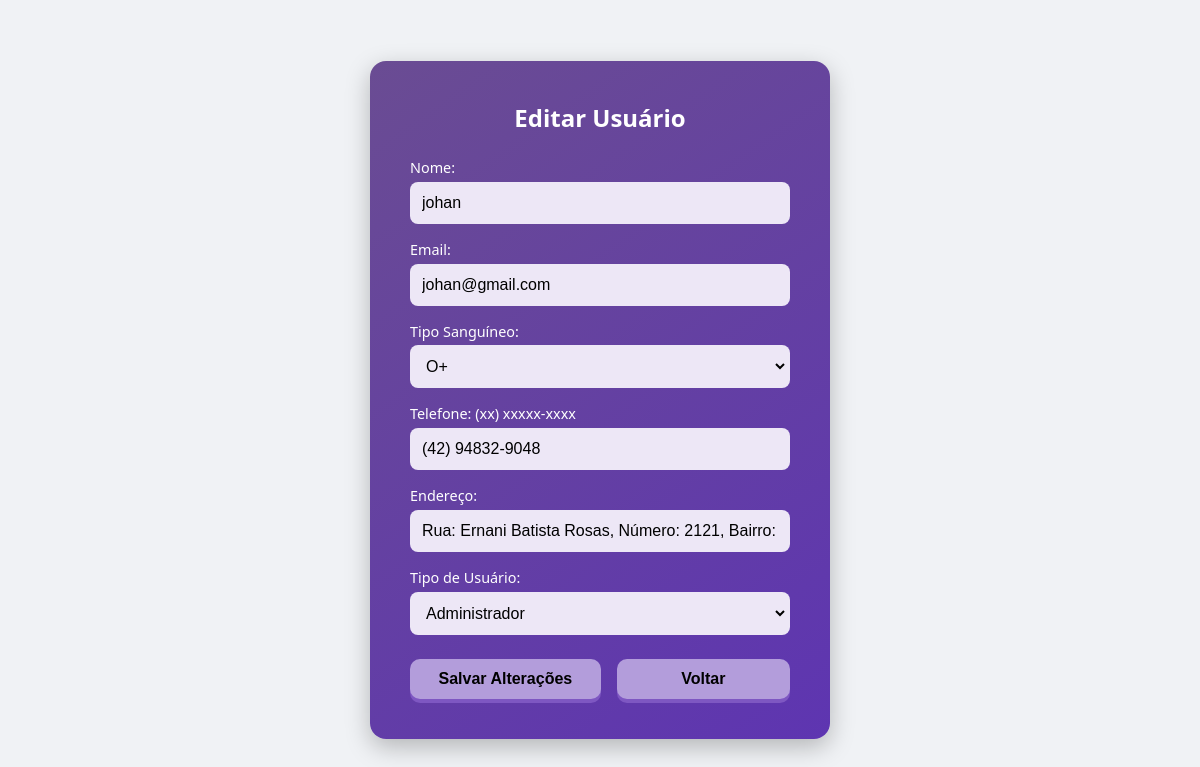
Before: /views/editar-usuario.view.php?email=johan@gmail.com (signed in) with the older database file.
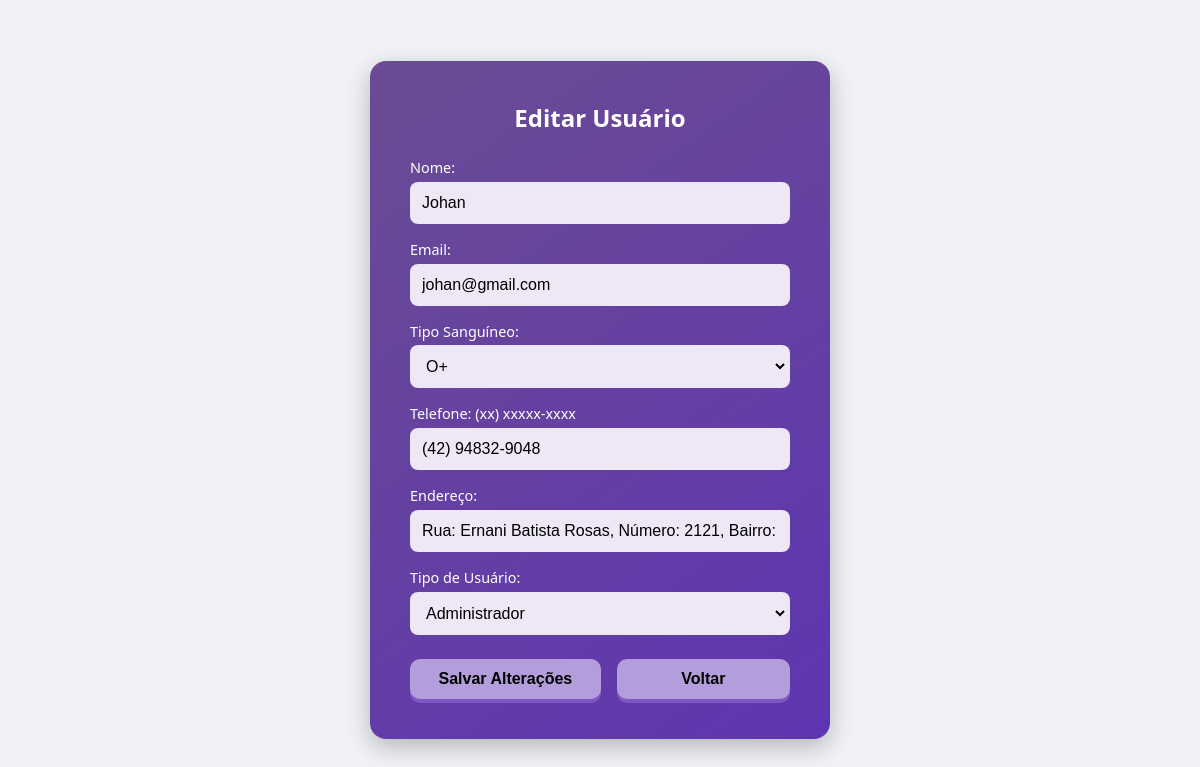
After: the same page with the newer database file.
### tables this page shows
CREATE TABLE `usuario` (
  `email` varchar(100) NOT NULL,
  `nome` varchar(100) NOT NULL,
  `senha` varchar(255) NOT NULL,
  `telefone` varchar(20) NOT NULL,
  `endereco` text NOT NULL,
  `tipo_sanguineo` varchar(5) NOT NULL,
  `alergias` varchar(255) DEFAULT NULL,
  `tipo_usuario` tinyint(4) DEFAULT 0,
  `criado_em` timestamp NOT NULL DEFAULT current_timestamp()
);

### models/usuario.model.php (called while the page is built, shortened)
<?php
class UsuarioModel
{
    public static function conectar()
    {
        $conn = new mysqli('localhost', 'root', '', 'doacao_sangue');
        $conn->set_charset("utf8mb4");
        return $conn;
    }
    public static function buscarUsuarioPorEmail($email)
    {
        $conn = self::conectar();
        $stmt = $conn->prepare("SELECT nome, email, tipo_sanguineo, telefone, endereco, tipo_usuario FROM usuario WHERE email = ?");
        $stmt->bind_param('s', $email);
        $stmt->execute();
        $result = $stmt->get_result();
        $usuario = $result->fetch_assoc();
        return $usuario;
    }
}

### views/editar-usuario.view.php (the view, shortened to what this page needs)
<?php
require_once '../models/usuario.model.php';
if (isset($_GET['email']) && filter_var($_GET['email'], FILTER_VALIDATE_EMAIL)) {
    $email = $_GET['email'];
    $usuario = UsuarioModel::buscarUsuarioPorEmail($email);
} else {
    header('Location: usuarios.view.php');
    exit;
}
?>
<!doctype html>
<html lang="pt-BR">
<head>
</head>
<body>
<div class="form-card">
    <h2>Editar Usuário</h2>
    <form action="../controllers/editar-usuario.controller.php" method="POST">
        <label for="nome">Nome:</label>
        <input type="text" name="nome" id="nome" value="<?= htmlspecialchars($usuario['nome']) ?>" required>
        <label for="email">Email:</label>
        <input type="email" name="email" id="email" value="<?= htmlspecialchars($usuario['email']) ?>" required>
        <label for="tipo_sanguineo">Tipo Sanguíneo:</label>
        <select name="tipo_sanguineo" id="tipo_sanguineo" required>
            <?php
            $tipos = ['A+', 'A-', 'B+', 'B-', 'AB+', 'AB-', 'O+', 'O-'];
            foreach ($tipos as $tipo) {
                $selected = $usuario['tipo_sanguineo'] == $tipo ? 'selected' : '';
                echo "<option value=\"$tipo\" $selected>$tipo</option>";
            }
            ?>
        </select>
        <label for="telefone">Telefone: (xx) xxxxx-xxxx</label>
        <input type="text" name="telefone" id="telefone" value="<?= htmlspecialchars($usuario['telefone']) ?>" required
               maxlength="15" pattern="^\(\d{2}\) \d{5}-\d{4}$">
        <label for="endereco">Endereço:</label>
        <input type="text" name="endereco" id="endereco" value="<?= htmlspecialchars($usuario['endereco']) ?>" required>
        <label for="tipo_usuario">Tipo de Usuário:</label>
        <select name="tipo_usuario" id="tipo_usuario" required>
            <option value="1" <?= $usuario['tipo_usuario'] == 1 ? 'selected' : '' ?>>Administrador</option>
        </select>
        <div class="botoes">
            <button type="submit">Salvar Alterações</button>
            <a href="usuarios.view.php">
                <button type="button">Voltar</button>
            </a>
        </div>
    </form>
</div>
</body>
</html>

Changed rows visible on the page:
changed usuario "johan@gmail.com": nome "johan" → "Johan"
